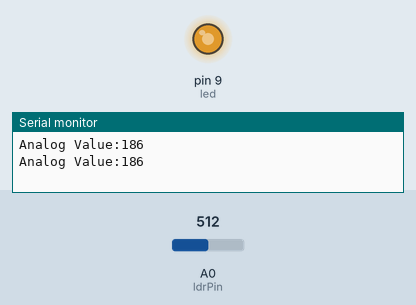
A sketch run on a simulated Arduino Uno, built with avr-gcc and run on an emulated ATmega328P. Parts: output pins drawn as LEDs (lit = HIGH), the last lines printed to the serial monitor. Inputs (shaded band) come from the test bench; at power-on: A0 (ldrPin) = 512.

Above: at 1.8 s.
1.9 s: A0 (ldrPin) set to 716
At 2.8 s:
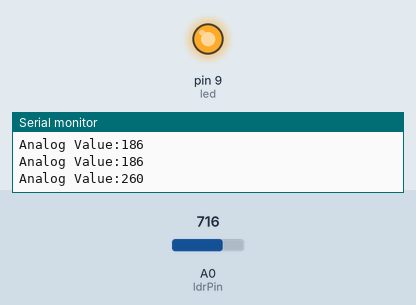
3.5 s: A0 (ldrPin) set to 306
At 4.4 s:
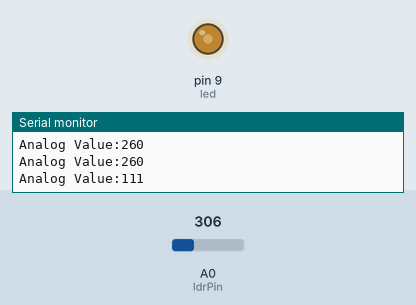
5.5 s: A0 (ldrPin) set to 122
At 7.2 s:
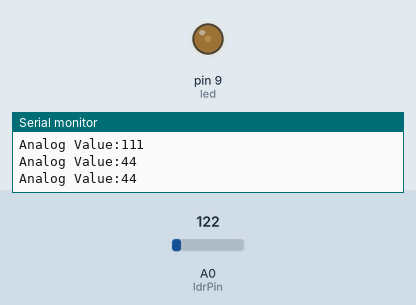
7.5 s: A0 (ldrPin) set to 0
At 8.7 s:
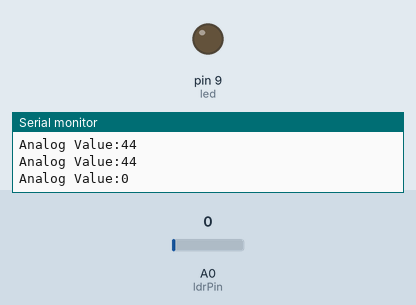
9.5 s: A0 (ldrPin) set to 511
At 11.2 s:
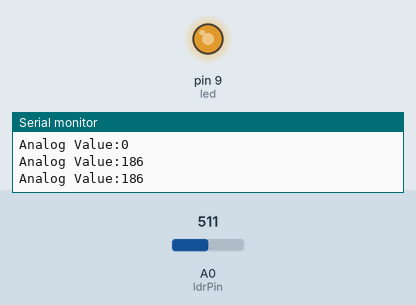
11.5 s: A0 (ldrPin) set to 900
At 13.0 s:
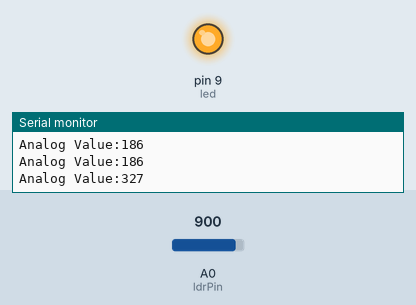
Timing chart, 0 to 14.5 s (numbered marks = the images above; inputs shaded):
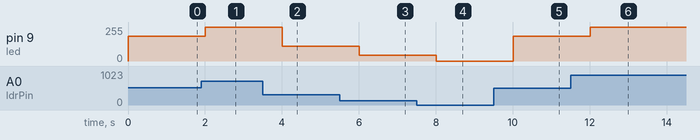

The sketch:

ldr.ino
```cpp
const int ldrPin = A0;  // Pin connected to the LDR module
int ldrValue = 0;
int led = 9;    // Variable to store the LDR value

void setup() {
  Serial.begin(9600);
  pinMode(led,OUTPUT);// Start serial communication;
}

void loop() {
  ldrValue = analogRead(ldrPin);  // Read the LDR value (light intensity)
  // Serial.print("LDR Value: ");
  // Serial.println(ldrValue);  // Print the value to the Serial Monitor
  int Nw=map(ldrValue,0,700,0,255);
  Serial.print("Analog Value:");
  Serial.println(Nw);
  analogWrite(led,Nw);
  delay(1000);
 // Wait for 500ms before reading again
}
```

Measured:
- after the input at 1.9 s, pin 9 (led): 186/255 → 255/255 after 0.10 s
- after the input at 3.5 s, pin 9 (led): 255/255 → 111/255 after 0.50 s
- after the input at 5.5 s, pin 9 (led): 111/255 → 44/255 after 0.50 s
- after the input at 7.5 s, pin 9 (led): 44/255 → 0/255 after 0.50 s
- after the input at 9.5 s, pin 9 (led): 0/255 → 186/255 after 0.50 s
- after the input at 11.5 s, pin 9 (led): 186/255 → 255/255 after 0.51 s
